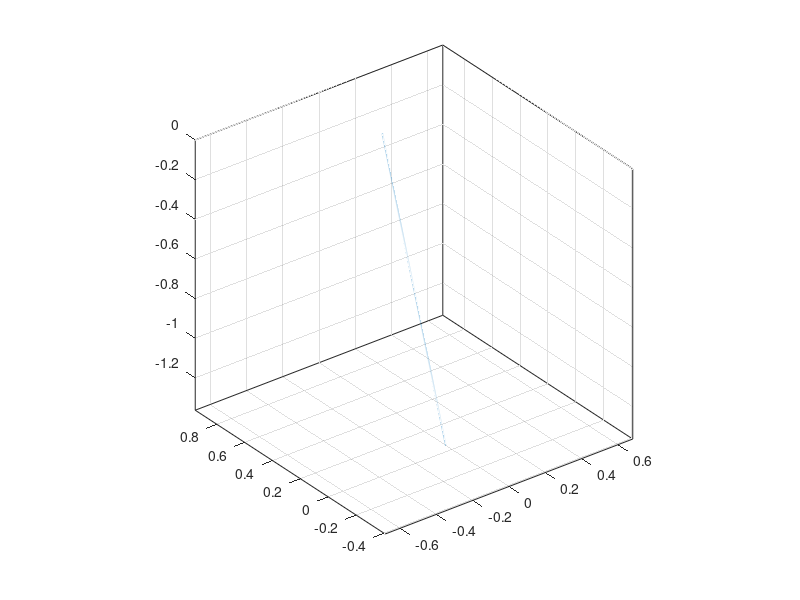

Source code (MATLAB):
para = [-8.66598614e-07  2.89793061e-06 -3.26098181e-06  1.23181281e-06...
 -1.87327484e-08  4.61249867e-08  2.40658289e-06 -2.68676537e-06...
 -8.66553174e-07  2.89773528e-06 -3.26065391e-06  1.23156119e-06...
 -1.92420326e-08  5.40507524e-08 -4.54544281e-01  4.99998660e-01...
 -8.66357018e-07  2.89703211e-06 -3.25978790e-06  1.23119972e-06...
 -1.88295897e-08  4.73713229e-08 -1.36363640e+00  0.00000000e+00];

x_para = para(1:8);
y_para = para(8 + (1:8));
z_para = para(16 + (1:8));

ab = 0 : 0.001 : 1;

x = polyval(x_para, ab);
y = polyval(y_para, ab);
z = polyval(z_para, ab);

plot3(x, y, z,  'LineWidth', 1.2);

grid on;
box on;
axis equal;
disp( [x(1), y(1), z(1)]);
disp( [x(end), y(end), z(end)]);